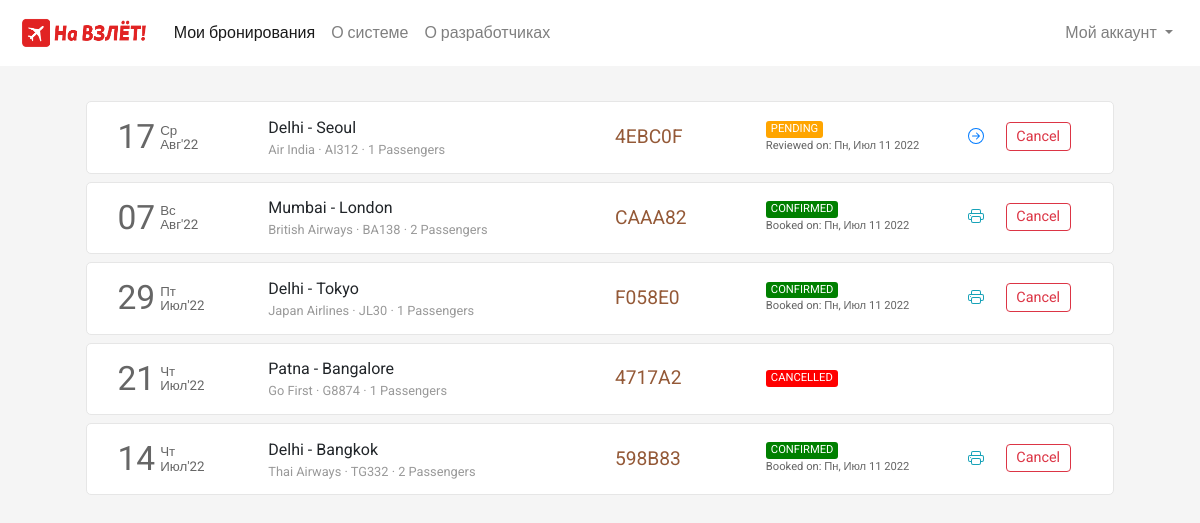
The app's page /flight/bookings (signed in) with its own data.
### flight/models.py (models this page shows, shortened)
class Ticket(models.Model):
    user = models.ForeignKey(User,on_delete=models.CASCADE,related_name="bookings", blank=True, null=True)
    ref_no = models.CharField(max_length=6, unique=True)
    passengers = models.ManyToManyField(Passenger, related_name="flight_tickets")
    flight = models.ForeignKey(Flight, on_delete=models.CASCADE, related_name="tickets", blank=True, null=True)
    flight_ddate = models.DateField(blank=True, null=True)
    flight_adate = models.DateField(blank=True, null=True)
    flight_fare = models.FloatField(blank=True,null=True)
    other_charges = models.FloatField(blank=True,null=True)
    coupon_used = models.CharField(max_length=15,blank=True)
    coupon_discount = models.FloatField(default=0.0)
    total_fare = models.FloatField(blank=True, null=True)
    seat_class = models.CharField(max_length=20, choices=SEAT_CLASS)
    booking_date = models.DateTimeField(default=datetime.now)
    mobile = models.CharField(max_length=20,blank=True)
    email = models.EmailField(max_length=45, blank=True)
    status = models.CharField(max_length=45, choices=TICKET_STATUS)

class Flight(models.Model):
    origin = models.ForeignKey(Place, on_delete=models.CASCADE, related_name="departures")
    destination = models.ForeignKey(Place, on_delete=models.CASCADE, related_name="arrivals")
    depart_time = models.TimeField(auto_now=False, auto_now_add=False)
    depart_day = models.ManyToManyField(Week, related_name="flights_of_the_day")
    duration = models.DurationField(null=True)
    arrival_time = models.TimeField(auto_now=False, auto_now_add=False)
    plane = models.CharField(max_length=24)
    airline = models.CharField(max_length=64)
    economy_fare = models.FloatField(null=True)
    business_fare = models.FloatField(null=True)
    first_fare = models.FloatField(null=True)

class Place(models.Model):
    city = models.CharField(max_length=64)
    airport = models.CharField(max_length=64)
    code = models.CharField(max_length=3)
    country = models.CharField(max_length=64)

### flight/views.py (the view)
# urls.py: path('flight/bookings', views.bookings, name="bookings"),
def bookings(request):
    if request.user.is_authenticated:
        tickets = Ticket.objects.filter(user=request.user).order_by('-booking_date')
        return render(request, 'flight/bookings.html', {
            'page': 'bookings',
            'tickets': tickets
        })
    else:
        return HttpResponseRedirect(reverse('login'))

### flight/templates/flight/bookings.html (shortened to what this page needs)
{% extends 'flight/layout.html' %}
{% load static %}
{% block head %}
    <link rel="stylesheet" href="{% static 'css/bookings_style.css' %}">
{% endblock head %}
{% block body %}
    <section class="section section1">
        <div class="container">
            {% if tickets %}
                {% for ticket in tickets %}
                    <div class="row each-booking-div" id="{{ticket.ref_no}}">
                        <div class="col-2" style="display: flex;">
                            <div style="display: flex; color: #666666; margin-top: auto;">
                                <div>
                                    <span style="font-size: 2.1em;">{{ticket.flight_ddate | date:"d"}}</span>
                                </div>
                                <div style="font-size: smaller; display: flex; margin: auto 0; padding-left: 5px; line-height: 1em;">
                                    <div style="margin: auto;">
                                        <div style="margin-bottom: 1px;">{{ticket.flight_ddate | date:"D"}}</div>
                                        <div style="margin-top: 1px;">{{ticket.flight_ddate | date:"M'y"}}</div>
                                    </div>
                                </div>
                            </div>
                        </div>
                        <div class="col-4 middle-div">
                            <div style="width:100%">
                                <div class="row places-div" style=" display: flex;">
                                    <div style="max-width: 45%;">{{ticket.flight.origin.city}}</div>
                                    <div>&nbsp;-&nbsp;</div>
                                    <div style="max-width: 45%;">{{ticket.flight.destination.city}}</div>
                                </div>
                                <div class="row places-div" style="font-size: .8em; color: #999999; ">
                                    <div style="max-width: 100%;">{{ticket.flight.airline}} &middot; {{ticket.flight.plane}} &middot; {{ticket.passengers.count}} Passengers</div>
                                </div>
                            </div>
                        </div>
                        <div class="col-2 middle-div">
                            <div style="font-size: 1.2em; color: #945937;">{{ticket.ref_no}}</div>
                        </div>
                        <div class="col-2 middle-div">
                            <div>
                                <div class="row status-div">
                                    {% if ticket.status == 'CONFIRMED' %}
                                        <div class="green">{{ticket.status}}</div>
                                    {% endif %}
                                    {% if ticket.status == 'PENDING' %}
                                        <div class="orange">{{ticket.status}}</div>
                                    {% endif %}
                                    {% if ticket.status == 'CANCELLED' %}
                                        <div class="red">{{ticket.status}}</div>
                                    {% endif %}
                                </div>
                                <div class="row booking-date-div" style="font-size: .7em; color: #666;">
                                    {% if ticket.status == 'CONFIRMED' %}
                                        Booked on: {{ticket.booking_date | date:"D, M d Y"}}
                                    {% endif %}
                                    {% if ticket.status == 'PENDING' %}
                                        Reviewed on: {{ticket.booking_date | date:"D, M d Y"}}
                                    {% endif %}
                                </div>
                            </div>
                        </div>
                        <div class="col-2 last-div">
                            <div>
                                <div class="ticket-action-div">
                                    {% if ticket.status == 'CONFIRMED' %}
                                        <form action="{% url 'getticket' %}" method="get" target="_blank">
                                            <button type="submit" class="btn btn-outline-info btnp pbtn">
                                            </button>
                                        </form>
                                        <button class="btn btn-outline-danger btnp cbtn"  data-ref="{{ticket.ref_no}}" onclick="popup(this)">Cancel</button>
                                    {% endif %}
                                    {% if ticket.status == 'PENDING' %}
                                        <form action="{% url 'resumebooking' %}" method="POST">
                                            <button type="submit" class="btn btn-outline-primary btnp rbtn">
                                            </button>
                                        </form>
                                        <button type="button" class="btn btn-outline-danger btnp cbtn" data-ref="{{ticket.ref_no}}" onclick="popup(this)">Cancel</button>
                                    {% endif %}
                                </div>
                            </div>
                        </div>
                    </div>
                {% endfor %}
            {% endif %}
        </div>
    </section>
{% endblock %}

### flight/templates/flight/layout.html (shortened to what this page needs)
{% load static %}
<!DOCTYPE html>
<html lang="en">
<head>
  <link rel="stylesheet" href="https://stackpath.bootstrapcdn.com/bootstrap/4.4.1/css/bootstrap.min.css">
  <link rel="stylesheet" href="https://use.typekit.net/cav5lva.css">
  <link rel="stylesheet" href="{% static 'css/layout_style.css' %}">
  {% block head %}
  {% endblock %}
</head>
<body>
  <div class="container-fluid">
    <nav class="navbar navbar-expand-lg navbar-light">
      <a class="navbar-brand" href="{% url 'index' %}">
          <img src="{% static 'img/icon_logo.png' %}" height="34" alt="">
      </a>
      <div class="collapse navbar-collapse" id="navbarSupportedContent">
        <ul class="navbar-nav mr-auto">
          <li class="nav-item {% if page == 'bookings' %}active{% endif %}">
            <a class="nav-link" href="{% url 'bookings' %}">Мои бронирования</a>
          </li>
          <li class="nav-item">
            <a class="nav-link" href="{% url 'about_system' %}">О системе</a>
          </li>
          <li class="nav-item">
            <a class="nav-link" href="{% url 'about_devs' %}">О разработчиках</a>
          </li>
        </ul>
        <ul class="navbar-nav">
          {% if not user.is_authenticated %}
            <li class="nav-item">
              <button class="btn btn-outline-danger" style="border-radius: 25rem;" onclick="window.location.href = '/login';">
                <svg width="1.1em" height="1.1em" viewBox="0 1.5 16 16" class="bi bi-person-fill" fill="currentColor" xmlns="http://www.w3.org/2000/svg">
                  <path fill-rule="evenodd" d="M3 14s-1 0-1-1 1-4 6-4 6 3 6 4-1 1-1 1H3zm5-6a3 3 0 1 0 0-6 3 3 0 0 0 0 6z"/>
                </svg>
                Авторизация
              </button>
            </li>
          {% else %}
            <li class="nav-item dropdown my-account">
              <a class="nav-link dropdown-toggle" href="#" id="navbarDropdown" role="button" data-toggle="dropdown" aria-haspopup="true" aria-expanded="false">
                Мой аккаунт
              </a>
            </li>
          {% endif %}
        </ul>
      </div>
    </nav>
    <main>
      {% block body %}{% endblock %}
    </main>
  </div>
</body>
</html>

### flight/static/css/layout_style.css (style rules this page uses)
body { margin: 0px; padding: 0px; font-family: "Rubik", sans-serif; font-weight: normal; font-style: normal; min-width: 250px; }
.container-fluid { padding-left: 0px; padding-right: 0px; }
.navbar { padding: .7rem 1.2rem; background-color: #fff; transition-duration: .2s; }
.section { background-size: cover; background-position: center; background-repeat: no-repeat; padding: 30px 50px; min-height: 100vh; }

### flight/static/css/bookings_style.css (style rules this page uses)
* { font-family: 'Roboto', sans-serif; }
body { background-color: #f5f5f5; word-wrap: break-word; }
.container { cursor: pointer; }
.each-booking-div { width: 96%; margin: 5px auto 8px auto; transition-duration: .4s; padding: 10px 15px; background-color: #fff; border: 1px solid #e6e6e6; border-radius: 5px; }
.btnp { padding: .15rem .6rem; font-size: .9em; margin-top: 3px; margin-bottom: 5px; }
.each-booking-div > div { display: flex; overflow: auto; }
.each-booking-div > div > div { margin-top: auto; margin-bottom: auto; width: 100%; }
.green, .red, .orange { border-radius: 3px; color: white; padding-left: 5px; padding-right: 5px; font-size: .7em; }
.green { background-color: green; }
.red { background-color: red; }
.orange { background-color: orange; }
.ticket-action-div { display: flex; justify-content: space-evenly; }
.pbtn, .rbtn { border: 0; }

### records on screen
Ticket: flight_ddate "17", flight_ddate "Ср", flight_ddate "Авг'22", flight.origin.city "Delhi", flight.destination.city "Seoul", flight.airline "Air India", flight.plane "AI312", passengers.count "1", ref_no "4EBC0F", status "PENDING", booking_date "Пн, Июл 11 2022"
Ticket: flight_ddate "07", flight_ddate "Вс", flight_ddate "Авг'22", flight.origin.city "Mumbai", flight.destination.city "London", flight.airline "British Airways", flight.plane "BA138", passengers.count "2", ref_no "CAAA82", status "CONFIRMED", booking_date "Пн, Июл 11 2022"
Ticket: flight_ddate "29", flight_ddate "Пт", flight_ddate "Июл'22", flight.origin.city "Delhi", flight.destination.city "Tokyo", flight.airline "Japan Airlines", flight.plane "JL30", passengers.count "1", ref_no "F058E0", status "CONFIRMED", booking_date "Пн, Июл 11 2022"
Ticket: flight_ddate "21", flight_ddate "Чт", flight_ddate "Июл'22", flight.origin.city "Patna", flight.destination.city "Bangalore", flight.airline "Go First", flight.plane "G8874", passengers.count "1", ref_no "4717A2", status "CANCELLED"
Ticket: flight_ddate "14", flight_ddate "Чт", flight_ddate "Июл'22", flight.origin.city "Delhi", flight.destination.city "Bangkok", flight.airline "Thai Airways", flight.plane "TG332", passengers.count "2", ref_no "598B83", status "CONFIRMED", booking_date "Пн, Июл 11 2022"
